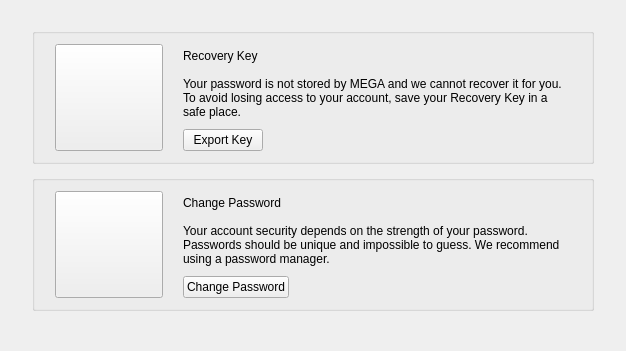
     <widget class="QWidget" name="pSecurity">
      <layout class="QVBoxLayout" name="verticalLayout_20">
       <property name="spacing">
        <number>11</number>
       </property>
       <property name="leftMargin">
        <number>32</number>
       </property>
       <property name="topMargin">
        <number>28</number>
       </property>
       <property name="rightMargin">
        <number>32</number>
       </property>
       <property name="bottomMargin">
        <number>0</number>
       </property>
       <item>
        <widget class="QGroupBox" name="gRecoveryKey">
         <property name="title">
          <string/>
         </property>
         <layout class="QHBoxLayout" name="gRecoveryKeyLayout">
          <property name="spacing">
           <number>20</number>
          </property>
          <property name="leftMargin">
           <number>20</number>
          </property>
          <property name="topMargin">
           <number>10</number>
          </property>
          <property name="rightMargin">
           <number>20</number>
          </property>
          <property name="bottomMargin">
           <number>10</number>
          </property>
          <item>
           <widget class="QToolButton" name="tRecoveryKey">
            <property name="focusPolicy">
             <enum>Qt::NoFocus</enum>
            </property>
            <property name="text">
             <string/>
            </property>
            <property name="icon">
             <iconset resource="../Resources_macx.qrc">
              <normaloff>:/images/key_big.png</normaloff>:/images/key_big.png</iconset>
            </property>
            <property name="iconSize">
             <size>
              <width>100</width>
              <height>100</height>
             </size>
            </property>
           </widget>
          </item>
          <item>
           <layout class="QVBoxLayout" name="gRecoveryKeyRightLayout">
            <property name="spacing">
             <number>10</number>
            </property>
            <property name="topMargin">
             <number>0</number>
            </property>
            <property name="bottomMargin">
             <number>0</number>
            </property>
            <item>
             <widget class="QLabel" name="lRecoveryKeyTitle">
              <property name="text">
               <string>Recovery Key</string>
              </property>
             </widget>
            </item>
            <item>
             <widget class="QLabel" name="lRecoveryKey">
              <property name="sizePolicy">
               <sizepolicy hsizetype="Minimum" vsizetype="Preferred">
                <horstretch>0</horstretch>
                <verstretch>0</verstretch>
               </sizepolicy>
              </property>
              <property name="minimumSize">
               <size>
                <width>388</width>
                <height>0</height>
               </size>
              </property>
              <property name="text">
               <string>Your password is not stored by MEGA and we cannot recover it for you. To avoid losing access to your account, save your Recovery Key in a safe place.</string>
              </property>
              <property name="wordWrap">
               <bool>true</bool>
              </property>
             </widget>
            </item>
            <item>
             <widget class="QPushButton" name="bExportMasterKey">
              <property name="sizePolicy">
               <sizepolicy hsizetype="Maximum" vsizetype="Fixed">
                <horstretch>0</horstretch>
                <verstretch>0</verstretch>
               </sizepolicy>
              </property>
              <property name="text">
               <string>Export Key</string>
              </property>
              <property name="autoDefault">
               <bool>false</bool>
              </property>
              <property name="flat">
               <bool>false</bool>
              </property>
             </widget>
            </item>
           </layout>
          </item>
         </layout>
        </widget>
       </item>
       <item>
        <widget class="QGroupBox" name="gChangePassword">
         <property name="title">
          <string/>
         </property>
         <property name="alignment">
          <set>Qt::AlignBottom|Qt::AlignLeading|Qt::AlignLeft</set>
         </property>
         <property name="flat">
          <bool>false</bool>
         </property>
         <layout class="QHBoxLayout" name="horizontalLayout_5">
          <property name="spacing">
           <number>20</number>
          </property>
          <property name="leftMargin">
           <number>20</number>
          </property>
          <property name="topMargin">
           <number>10</number>
          </property>
          <property name="rightMargin">
           <number>20</number>
          </property>
          <property name="bottomMargin">
           <number>10</number>
          </property>
          <item>
           <widget class="QToolButton" name="tChangePassword">
            <property name="focusPolicy">
             <enum>Qt::NoFocus</enum>
            </property>
            <property name="text">
             <string/>
            </property>
            <property name="icon">
             <iconset resource="../Resources_macx.qrc">
              <normaloff>:/images/lock_big.png</normaloff>:/images/lock_big.png</iconset>
            </property>
            <property name="iconSize">
             <size>
              <width>100</width>
              <height>100</height>
             </size>
            </property>
           </widget>
          </item>
          <item>
           <layout class="QVBoxLayout" name="gChangePasswordRightLayout">
            <property name="spacing">
             <number>10</number>
            </property>
            <item>
             <widget class="QLabel" name="lChangePasswordTitle">
              <property name="text">
               <string>Change Password</string>
              </property>
              <property name="alignment">
               <set>Qt::AlignLeading|Qt::AlignLeft|Qt::AlignVCenter</set>
              </property>
             </widget>
            </item>
            <item>
             <widget class="QLabel" name="lChangePassword">
              <property name="sizePolicy">
               <sizepolicy hsizetype="Minimum" vsizetype="Preferred">
                <horstretch>0</horstretch>
                <verstretch>0</verstretch>
               </sizepolicy>
              </property>
              <property name="minimumSize">
               <size>
                <width>388</width>
                <height>0</height>
               </size>
              </property>
              <property name="text">
               <string>Your account security depends on the strength of your password. Passwords should be unique and impossible to guess. We recommend using a password manager.</string>
              </property>
              <property name="wordWrap">
               <bool>true</bool>
              </property>
             </widget>
            </item>
            <item>
             <widget class="QPushButton" name="bChangePassword">
              <property name="sizePolicy">
               <sizepolicy hsizetype="Maximum" vsizetype="Fixed">
                <horstretch>0</horstretch>
                <verstretch>0</verstretch>
               </sizepolicy>
              </property>
              <property name="text">
               <string>Change Password</string>
              </property>
              <property name="autoDefault">
               <bool>false</bool>
              </property>
             </widget>
            </item>
           </layout>
          </item>
         </layout>
        </widget>
       </item>
       <item>
        <spacer name="verticalSpacer_7">
         <property name="orientation">
          <enum>Qt::Vertical</enum>
         </property>
         <property name="sizeHint" stdset="0">
          <size>
           <width>20</width>
           <height>40</height>
          </size>
         </property>
        </spacer>
       </item>
      </layout>
     </widget>
